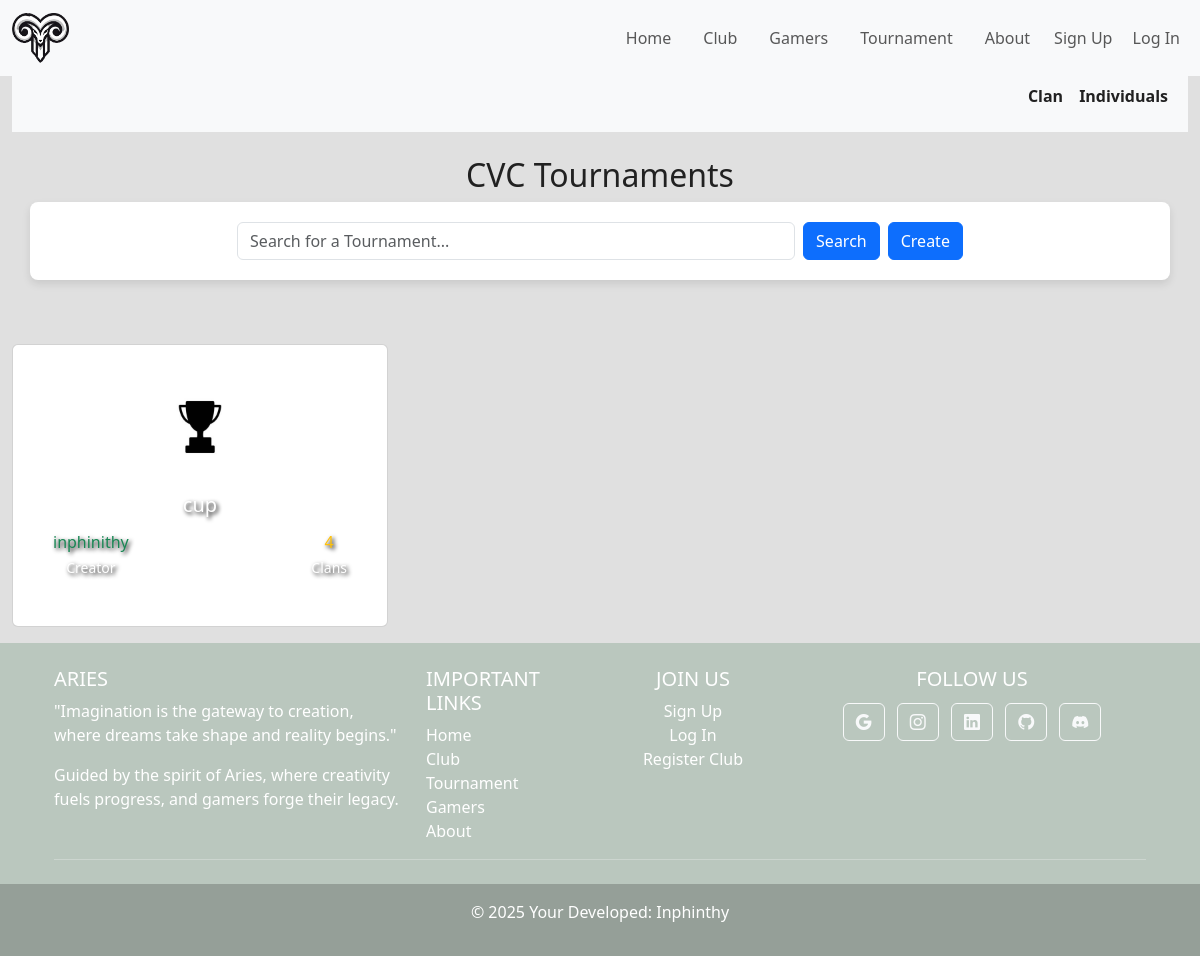
Before: /tournaments/ with the older database file.
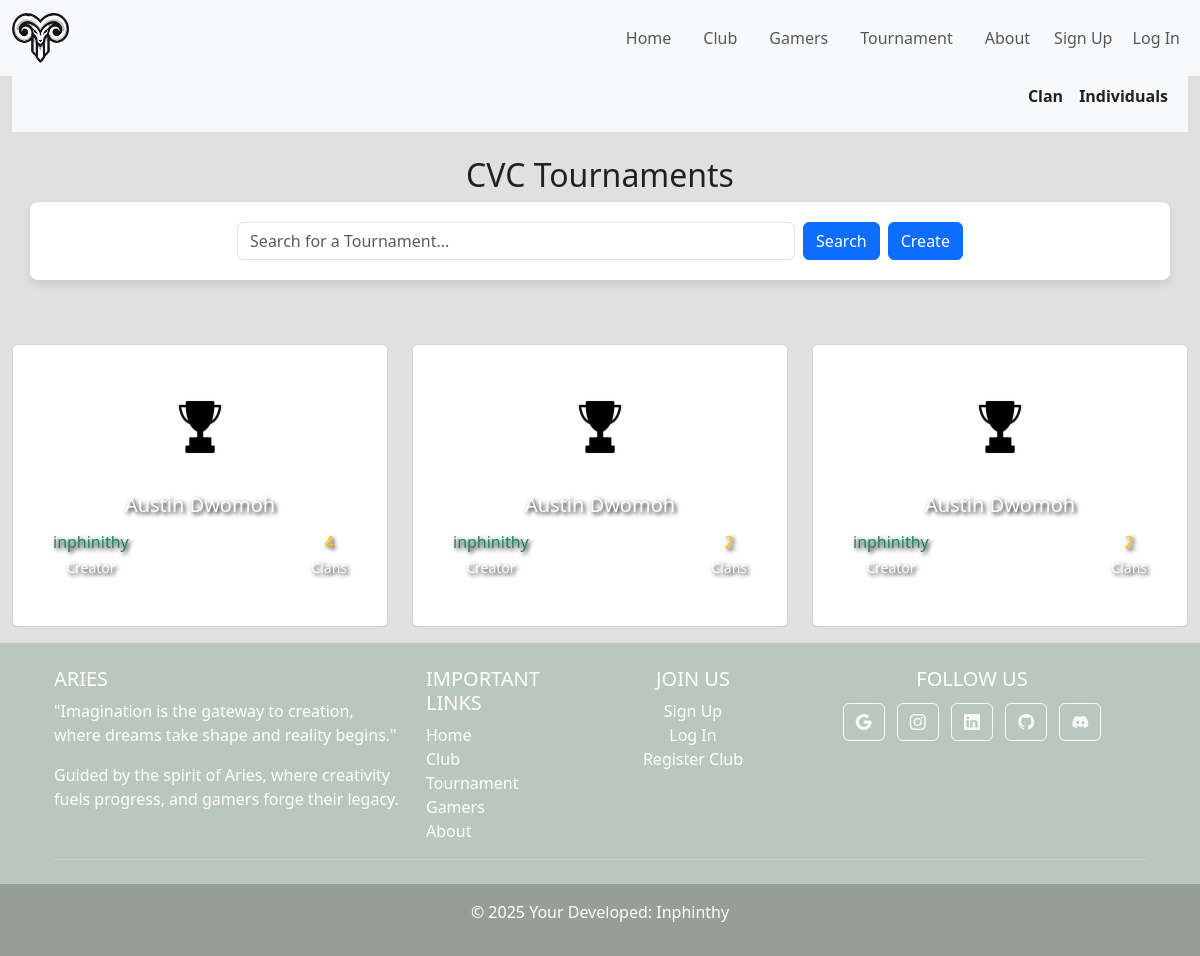
After: the same page with the newer database file.
### tournaments/models.py (models this page shows, shortened)
class ClanTournament(models.Model):
    TOUR_CHOICES = [('league', 'League'),('cup', 'Cup'),('groups_knockout', 'Groups + Knockout')]
    name = models.CharField(max_length=255)
    description = models.TextField(blank=True, null=True)
    created_by = models.ForeignKey(User, on_delete=models.CASCADE)
    teams = models.ManyToManyField(Clans, related_name="clans")  # Many-to-many relation with Clans
    logo = models.ImageField(default="tours-defualt.jpg", upload_to='tour_logos')
    tour_type = models.CharField(max_length=100, choices=TOUR_CHOICES, blank=True, null=True)

### users/models.py (models this page shows, shortened)
class Profile(models.Model):
    ROLE_CHOICES = [('admin', 'Admin'),('captain', 'Captain'),('member', 'Member'),]
    user = models.OneToOneField(User, on_delete=models.CASCADE)
    clan = models.ForeignKey(Clans, null=True, blank=True, on_delete=models.SET_NULL, related_name="members")
    social_links = models.JSONField(blank=True, null=True)
    profile_picture = models.ImageField(default="default.jpg",upload_to='profile_pics')
    role = models.CharField(max_length=100,choices=ROLE_CHOICES, blank=True, null=True)
    is_organizer =  models.BooleanField(default=False)

### tournaments/views.py (the view, shortened to what this page needs)
# urls.py: path('tournaments/',include('tournaments.urls')),#url that links to tours,
def tours(request):
    cvc_tournaments = ClanTournament.objects.annotate(
        team_count=Count('teams')
    ).order_by('-team_count')
    indi_tournaments = IndiTournament.objects.annotate(
        player_count=Count('players')
    ).order_by('-player_count')
    query = request.GET.get('q', '')
    no_results_cvc = not cvc_tournaments.exists()
    no_results_indi = not indi_tournaments.exists()
    context = {
        "cvc_tournaments": cvc_tournaments,
        "indi_tournaments": indi_tournaments,
        "no_results_cvc": no_results_cvc,
        "no_results_indi": no_results_indi,
    }
    return render(request, 'tournaments/tours.html', context)

### tournaments/templates/tournaments/tours.html (shortened to what this page needs)
{% extends "base.html" %}
{% block content %}
<nav class="navbar navbar-expand-lg bg-light navbar-light" style="margin-top:-9px;padding:-10px">
    <div class="container-fluid">
        <ul class="list-inline d-flex justify-content-end w-100">
            <li class="list-inline-item mx-2">
                <a class="nav-link mini-nav active  fw-bold" href="#" data-target="#section1">Clan</a>
            </li>
            <li class="list-inline-item mx-2">
                <a class="nav-link mini-nav  fw-bold" href="#" data-target="#section2">Individuals</a>
            </li>
        </ul>
    </div>
</nav>
<div id="section1" class="content-section active-content text-center">
    <div class="container-fluid my-4">
        <div class="container">
            <div class="row align-items-center">
            <h2 class="text-center">CVC Tournaments</h2>
            <form method="GET" action="{% url 'tournament-home' %}" class="mb-4 d-flex justify-content-center">
                <input type="text" name="q" class="form-control w-50" placeholder="Search for a Tournament..." value="{{ query }}">
                <button type="submit" class="btn btn-primary mx-2">Search</button>
                <a href="{%url 'create_clan_tournament' %}" class="btn btn-primary">Create</a>
            </form>
            </div>
        </div>
    </div>
        <div class="row">
            {% for tours in cvc_tournaments %}
            <div class="col-md-4">
                <a href="{% url 'cvc_details' tours.id %}">
                <div class="card my-3">
                    <div class="card-body text-center" >
                        <div class="card-body text-center"  style="background-image: url('{{ tours.created_by.profile.profile_picture.url  }}');background-size: cover; background-position: center;text-shadow: 2px 2px 4px rgba(0, 0, 0,1);color:white">
                            <img src="{{  tours.logo.url }}" alt="{{  tours.name }}'s avatar" class="img-fluid rounded-circle mb-3" style="width: 100px; height: 100px;" loading="lazy">
                        <h5 class="card-title">{{ tours.name }}</h5>
                        <p class="card-text">
                            <div class="d-flex justify-content-between text-center ">
                                <div class="mx-2">
                                  <p class="mb-1 h6 text-success">{{tours.created_by }}</p>
                                  <p class="small  mb-0">Creator</p>
                                </div>
                                <div class="mx-2">
                                  <p class="mb-1 h6 text-warning">{{ tours.teams.count }}</p>
                                  <p class="small  mb-0">Clans</p>
                            </div>
                        </div>
                        </p>
                    </div>
                    </div>
                </div>
            </a></div>
            {% endfor %}
        </div>
</div>
{% endblock content %}

### templates/base.html (shortened to what this page needs)
{% load static %}
<!DOCTYPE html>
<html lang="en">
<head>
    <link href="https://cdn.jsdelivr.net/npm/bootstrap@5.3.3/dist/css/bootstrap.min.css" rel="stylesheet">
    <link rel="stylesheet" href="https://cdn.jsdelivr.net/npm/bootstrap-icons@1.11.3/font/bootstrap-icons.min.css">
<link href="https://cdn.jsdelivr.net/npm/select2@4.0.13/dist/css/select2.min.css" rel="stylesheet" />
    <link rel="stylesheet" href="{% static "css/style.css" %}">
</head>
<body style='color:#212121;background-color: #E0E0E0' >
    <header>
        <nav class="navbar navbar-expand-lg fixed-top bg-light navbar-light">
            <div class="container-fluid">
              <a class="navbar-brand" href="{%url "Home"%}"><img  src="{% static "images/areis-1.png" %}" alt="images/areis Logo" draggable="false" height="50"/></a>
              <div class="collapse navbar-collapse" id="navbarSupportedContent">
                <ul class="navbar-nav ms-auto align-items-center">
                  <li class="nav-item"><a class="nav-link mx-2" href="{% url "Home" %}">Home</a></li>
                  <li class="nav-item"><a class="nav-link mx-2" href="{% url "clubs-home" %}">Club</a></li>
                  <li class="nav-item"><a class="nav-link mx-2" href="{% url "gamers" %}">Gamers</a></li>
                  <li class="nav-item"><a class="nav-link mx-2" href="{% url "tournament-home" %}">Tournament</a></li>
                  <li class="nav-item"><a class="nav-link mx-2" href="{% url "About" %}">About</a></li>
                  <li class="nav-item dropdown">
                    {% if user.is_authenticated %}
                        <a class="nav-link dropdown-toggle" href="#" id="navbarDropdown" role="button" data-bs-toggle="dropdown" aria-expanded="false">
                            <img src="{{ user.profile.profile_picture.url }}" alt="Profile" class="rounded-circle" style="width: 30px; height: 30px;">
                        </a>
                        <ul class="dropdown-menu dropdown-menu-end" aria-labelledby="navbarDropdown">
                            <li><a class="dropdown-item" href="{% url "user-home" %}">Profile</a></li>
                            {% comment %} <li><a class="dropdown-item" href="#">Settings</a></li> {% endcomment %}
                            <li>
                                <a class="dropdown-item" href="{% url "edit_profile" %}" >Edit profile</a>
                            </li>
                            <li>
                                <a class="dropdown-item" href="{% url "clan_login" %}" id="clan_dashboard">Manage Club </a>
                            </li>
                            <li>
                                <a class="dropdown-item" href="{% url "logout" %}" id="logout-link">Log Out</a>
                            </li>
                        </ul>
                    </li>
                    <form method="post" action="{% url 'logout' %}" id="logout-form" style="display: none;">
                        {% csrf_token %}
                    </form>
                    <script>
                        document.getElementById("logout-link").addEventListener("click", function(event) {
                            event.preventDefault();
                            document.getElementById("logout-form").submit();
                        });
                    </script>
                {% else %}
                  <li class="nav-item">
                    <a class="nav-link d-inline" href="{% url 'register' %}">Sign Up</a>
                    <a class="nav-link d-inline" href="{% url 'login' %}">Log In</a>
                </li>
                  {% endif %}
              </div>
            </div>
          </nav>
    </header>
    <div style='margin-top:85px' class="container-fluid">
        {% block  content%}{% endblock content %}
    </div>
<footer class="text-center text-lg-start text-white" style="background-color: #BAC7BE;bottom:0">
        <div class="container p-4 pb-0">
            <section>
            <div class="row">
                <div class="col-lg-4 col-md-6 mb-4 mb-md-0">
                    <h5 class="text-uppercase">ARIES</h5>
                    <p>"Imagination is the gateway to creation, where dreams take shape and reality begins."</p>
                    <p>Guided by the spirit of Aries, where creativity fuels progress, and gamers forge their legacy.</p>
                </div>
                <div class="col-lg-2 col-md-6 mb-4 mb-md-0">
                    <h5 class="text-uppercase">Important Links</h5>
                    <ul class="list-unstyled mb-0">
                    <li><a class="text-white" href="{% url 'Home' %}">Home</a></li>
                    <li><a class="text-white" href="{% url 'clubs-home' %}">Club</a></li>
                    <li><a class="text-white" href="{% url 'tournament-home'%}">Tournament</a></li>
                    <li><a class="text-white" href="{% url 'gamers' %}">Gamers</a></li>
                    <li><a class="text-white" href="{% url 'About' %}">About</a></li>
                    </ul>
                </div>
                <div class="col-lg-2 col-md-6 mb-4 mb-md-0">
                    <h5 class="text-uppercase text-center">Join Us</h5>
                    <ul class="list-unstyled mb-0 text-center">
                    <li><a class="text-white" href="{% url 'register' %}">Sign Up</a></li>
                    <li><a href="{% url 'login' %}" class="text-white">Log In</a></li>
                    <li><a href="{% url 'clan_register' %}" class="text-white">Register Club</a></li>
                    </ul>
                </div>
                <div class="col-lg-4 col-md-4 mb-4 mb-md-0">
                    <h5 class="text-uppercase text-center">Follow Us</h5>
                    <section class="mb-4 text-center">
                        <a class="btn btn-outline-light btn-floating m-1" href="https://austindwomoh.xyz/" role="button"><i class="bi bi-google"></i></a>
                        <a class="btn btn-outline-light btn-floating m-1" href="https://www.instagram.com/inphinithy1/" role="button"><i class="bi bi-instagram"></i></a>
                        <a class="btn btn-outline-light btn-floating m-1" href="https://www.linkedin.com/in/austin-dwomoh/" role="button"><i class="bi bi-linkedin"></i></a>
                        <a class="btn btn-outline-light btn-floating m-1" href="https://github.com/INPHINITHY" role="button"><i class="bi bi-github"></i></a>
                        <a class="btn btn-outline-light btn-floating m-1" href="https://discord.gg/AD8YxbZ8" role="button"><i class="bi bi-discord"></i></a>
                    </section>
                </div>
            </div>
            </section>
            <hr class="mb-4" />
        </div>
        <div class="text-center p-3" style="background-color: rgba(0, 0, 0, 0.2)">
        <P>© {% now "Y" %} Your Developed: <a class="text-white" href="https://austindwomoh.xyz/">Inphinthy</a></p>
        </div>
</footer>
</body>
</html>

### static/css/style.css (style rules this page uses)
html, body { height: 100%; margin: 0; }

### static/css/form.css (style rules this page uses)
form { width: 340px; margin: 0 auto; margin-bottom: 20px; padding: 20px; background-color: #fff; border-radius: 8px; box-shadow: 0 4px 8px rgba(0, 0, 0, 0.1); }

### static/css/card.css (style rules this page uses)
a { text-decoration:none; color:black }

### templates/base.html (style rules this page uses)
a { text-decoration:none }

### tournaments/templates/tournaments/tours.html (style rules this page uses)
.content-section { display: none; transition: opacity 0.5s ease-in-out; }
.active-content { display: block; opacity: 1; }

Changed rows visible on the page:
removed ClanTournament: logo (picture), name "cup", created_by "inphinithy", teams.count "4"
added ClanTournament: logo (picture), name "Austin Dwomoh", created_by "inphinithy", teams.count "4"
added ClanTournament: logo (picture), name "Austin Dwomoh", created_by "inphinithy", teams.count "2"
added ClanTournament: logo (picture), name "Austin Dwomoh", created_by "inphinithy", teams.count "2"
